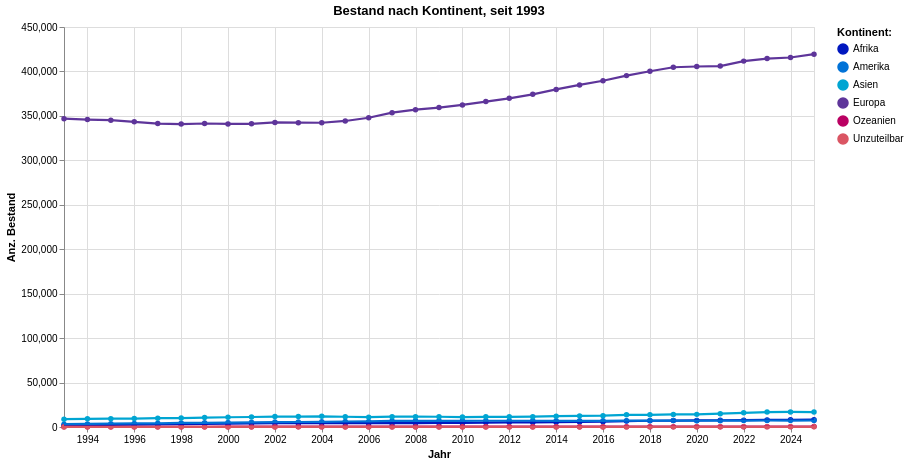

Notebook source saved alongside this figure:
### Markdown cell above
#### Entwicklung Bestand nach Kontinent

### Code cell
myAggKontinent = data2betested.loc[data_min_date:data_max_date]\
    .groupby(['StichtagDatJahr', 'KontinentLang', 'KontinentSort']) \
    .agg(sum_AnzBestWir=('AnzBestWir', 'sum')) \
    .sort_values('StichtagDatJahr', ascending=True)

grafik_kontinent = mypy_dv.plot_altair_multiline_highlight(
    data = myAggKontinent.reset_index().sort_values('KontinentSort', ascending=True)
    ,x = 'StichtagDatJahr:T'
    ,y = 'sum_AnzBestWir:Q'
    ,x_beschriftung = 'Jahr'
    ,y_beschriftung = 'Anz. Bestand'
    ,category = "KontinentLang:N"
    ,category_beschriftung = 'Kontinent:'
    ,x_sort = None
    ,palette_scheme = None
    ,custom_palette = zuericolors_qual12da
    ,line_width = 1.1
    ,warning_status = "ignore"
    ,myTitle = "Bestand nach Kontinent, seit " + data_min_date
)
grafik_kontinent

### Figure 1 — Vega-Lite specification as saved in the notebook (floating-point values rounded to 4 significant figures; data arrays with more than 128 entries replaced by an {"elided": "..."} marker saying what was removed)
{"config": {"view": {"continuousWidth": 300, "continuousHeight": 300}}, "layer": [{"mark": {"type": "circle"}, "encoding": {"color": {"field": "KontinentLang", "legend": {"orient": "right", "title": "Kontinent:"}, "scale": {"range": ["#0017BF", "#0072D7", "#00A5D2", "#5E359A", "#BA0062", "#DA5563", "#00615D", "#00770F", "#7BA600", "#7B4100", "#DC5500", "#DA9C00"]}, "type": "nominal"}, "opacity": {"value": 1.3}, "tooltip": [{"field": "StichtagDatJahr", "type": "temporal"}, {"field": "KontinentLang", "type": "nominal"}, {"field": "sum_AnzBestWir", "type": "quantitative"}], "x": {"axis": {"title": "Jahr"}, "field": "StichtagDatJahr", "type": "temporal"}, "y": {"axis": {"title": "Anz. Bestand"}, "field": "sum_AnzBestWir", "type": "quantitative"}}, "name": "view_6", "title": "Bestand nach Kontinent, seit 1993"}, {"mark": {"type": "line"}, "encoding": {"color": {"field": "KontinentLang", "legend": {"orient": "right", "title": "Kontinent:"}, "scale": {"range": ["#0017BF", "#0072D7", "#00A5D2", "#5E359A", "#BA0062", "#DA5563", "#00615D", "#00770F", "#7BA600", "#7B4100", "#DC5500", "#DA9C00"]}, "type": "nominal"}, "strokeWidth": {"condition": {"test": {"not": {"param": "param_6"}}, "value": 1.1}, "value": 2.2}, "tooltip": [{"field": "StichtagDatJahr", "type": "temporal"}, {"field": "KontinentLang", "type": "nominal"}, {"field": "sum_AnzBestWir", "type": "quantitative"}], "x": {"axis": {"title": "Jahr"}, "field": "StichtagDatJahr", "type": "temporal"}, "y": {"axis": {"title": "Anz. Bestand"}, "field": "sum_AnzBestWir", "type": "quantitative"}}, "title": "Bestand nach Kontinent, seit 1993"}], "data": {"name": "data-c79cba88ed90f6c89048f70cc72172ef"}, "height": 400, "params": [{"name": "param_6", "select": {"type": "point", "fields": ["KontinentLang:N"], "nearest": true, "on": "pointerover"}, "views": ["view_6"]}], "width": 750, "$schema": "https://vega.github.io/schema/vega-lite/v5.8.0.json", "datasets": {"data-c79cba88ed90f6c89048f70cc72172ef": {"elided": "198 records"}}}
